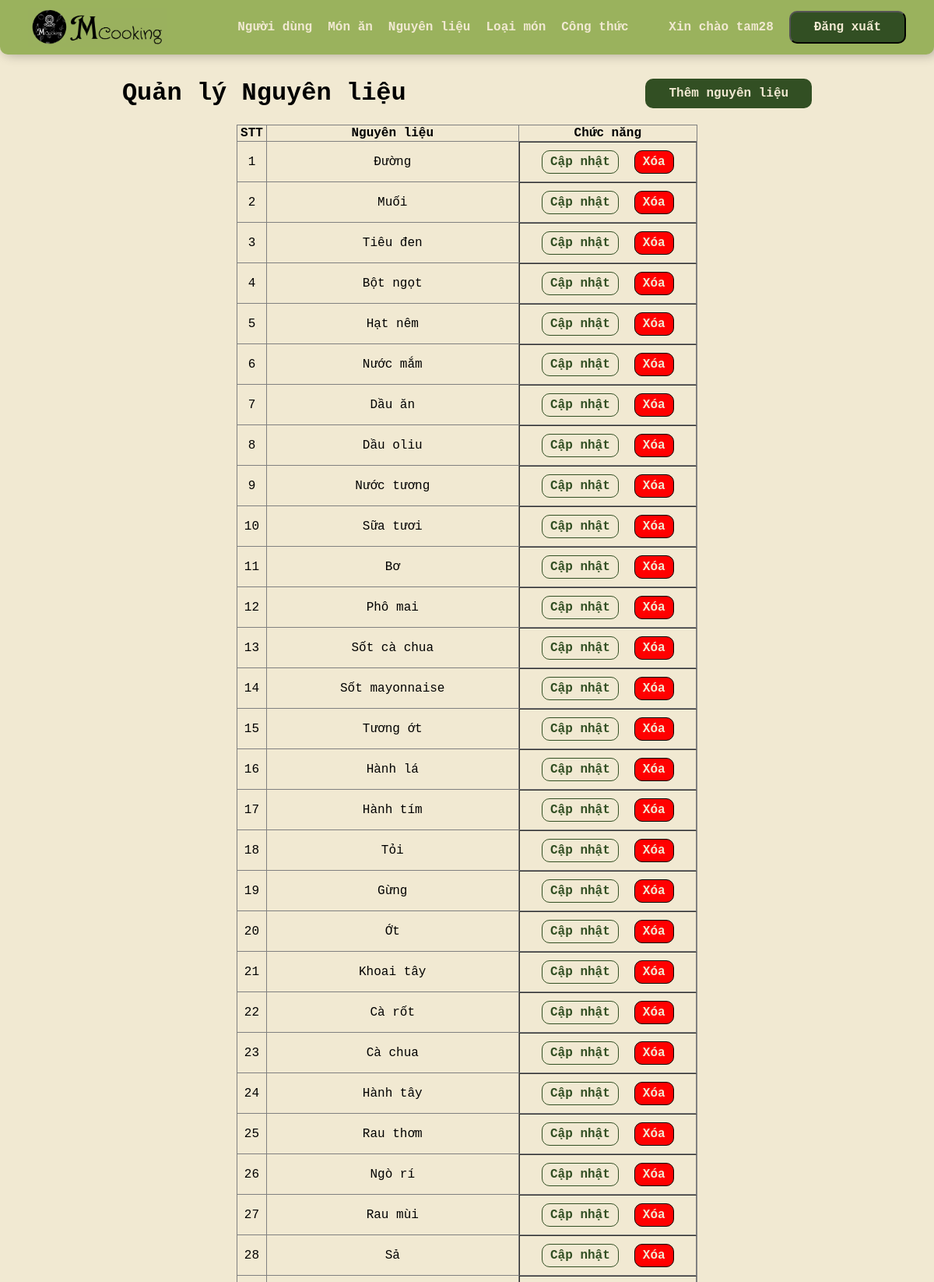
The page /gdadmin/admin.php?page=nguyenlieu (signed in, upper part) on the database its author committed.
### tables this page shows
CREATE TABLE IF NOT EXISTS nguyen_lieu(
	id INT PRIMARY KEY AUTO_INCREMENT,
	ten_nguyen_lieu VARCHAR(50)
);

### gdadmin/nguyenlieu/nguyenlieu.php (the view, shortened to what this page needs)
<!DOCTYPE html>
<html lang="en">
<head>
    <link rel="stylesheet" href="cacbang.css">
</head>
<body>
    <div class="dau">
        <h1>Quản lý Nguyên liệu</h1>
        <a href="admin.php?page=themnguyenlieu" class="nut">Thêm nguyên liệu</a>
    </div>
    <table border=1 style="width:50%; margin: 0 auto; text-align: center;">
        <tr>
            <th>STT</th>
            <th>Nguyên liệu</th>
            <th>Chức năng</th>
        </tr>
        <?php
            include('../connect.php');
            $sql = "SELECT * from nguyen_lieu";
            $result = mysqli_query($conn,$sql);
            while($row = mysqli_fetch_array($result)){
        ?>
        <tr>
            <td><?php echo $row['id']?></td>
            <td><?php echo $row['ten_nguyen_lieu']?></td>
            <td class="chucnang">
                <a href="admin.php?page=capnhatnguyenlieu&id=<?php echo $row['id']?>" class="nutcapnhat">Cập nhật</a>
                <a href="nguyenlieu/xoanguyenlieu.php?id=<?php echo $row['id']?>" class="nutxoa"
                onclick="return confirm('Bạn có chắc muốn xóa nguyên liệu này?')">Xóa</a>
            </td>
        </tr>
        <?php }?>
    </table>
</body>
</html>

### gdadmin/admin.css (style rules this page uses)
body { font-family: 'Courier New', Courier, monospace; background-color: #f1e9d2; font-size: 16px; }

### gdadmin/cacbang.css (style rules this page uses)
body { font-family: 'Courier New', Courier, monospace; font-size: 16px; display:flex; flex-direction: column; margin-top:10vh; }
a { text-decoration: none; }
.nut { color: #f1e9d2; background-color: #324f23; font-size: 16px; border-radius: 10px; padding:10px 30px; margin-left: 10px; }
.nutcapnhat { background-color: #f1e9d2; color:#324f23; border-radius: 10px; padding:5px 10px; border: 1px solid #324f23; margin:5px; }
.nutxoa { background-color: red; color: #f1e9d2; border: 1px solid black; border-radius: 10px; padding:5px 10px; margin:5px; }
.nut, .nutxoa, .nutcapnhat { font-weight: bold; }
table { width: 100%; border-collapse: collapse; }
.dau { display:flex; justify-content: space-around; align-items: center; }
.chucnang { display:flex; justify-content: center; align-items: center; gap:10px; padding:5px; }

### rows shown on the page
nguyen_lieu: id "1", ten_nguyen_lieu "Đường"
nguyen_lieu: id "2", ten_nguyen_lieu "Muối"
nguyen_lieu: id "3", ten_nguyen_lieu "Tiêu đen"
nguyen_lieu: id "4", ten_nguyen_lieu "Bột ngọt"
nguyen_lieu: id "5", ten_nguyen_lieu "Hạt nêm"
nguyen_lieu: id "6", ten_nguyen_lieu "Nước mắm"
nguyen_lieu: id "7", ten_nguyen_lieu "Dầu ăn"
nguyen_lieu: id "8", ten_nguyen_lieu "Dầu oliu"
nguyen_lieu: id "9", ten_nguyen_lieu "Nước tương"
nguyen_lieu: id "10", ten_nguyen_lieu "Sữa tươi"
nguyen_lieu: id "11", ten_nguyen_lieu "Bơ"
nguyen_lieu: id "12", ten_nguyen_lieu "Phô mai"
nguyen_lieu: id "13", ten_nguyen_lieu "Sốt cà chua"
nguyen_lieu: id "14", ten_nguyen_lieu "Sốt mayonnaise"
nguyen_lieu: id "15", ten_nguyen_lieu "Tương ớt"
nguyen_lieu: id "16", ten_nguyen_lieu "Hành lá"
nguyen_lieu: id "17", ten_nguyen_lieu "Hành tím"
nguyen_lieu: id "18", ten_nguyen_lieu "Tỏi"
nguyen_lieu: id "19", ten_nguyen_lieu "Gừng"
nguyen_lieu: id "20", ten_nguyen_lieu "Ớt"
nguyen_lieu: id "21", ten_nguyen_lieu "Khoai tây"
nguyen_lieu: id "22", ten_nguyen_lieu "Cà rốt"
nguyen_lieu: id "23", ten_nguyen_lieu "Cà chua"
nguyen_lieu: id "24", ten_nguyen_lieu "Hành tây"
nguyen_lieu: id "25", ten_nguyen_lieu "Rau thơm"
nguyen_lieu: id "26", ten_nguyen_lieu "Ngò rí"
nguyen_lieu: id "27", ten_nguyen_lieu "Rau mùi"
nguyen_lieu: id "28", ten_nguyen_lieu "Sả"

### other values the page prints
$_SESSION['username'] "tam28"
